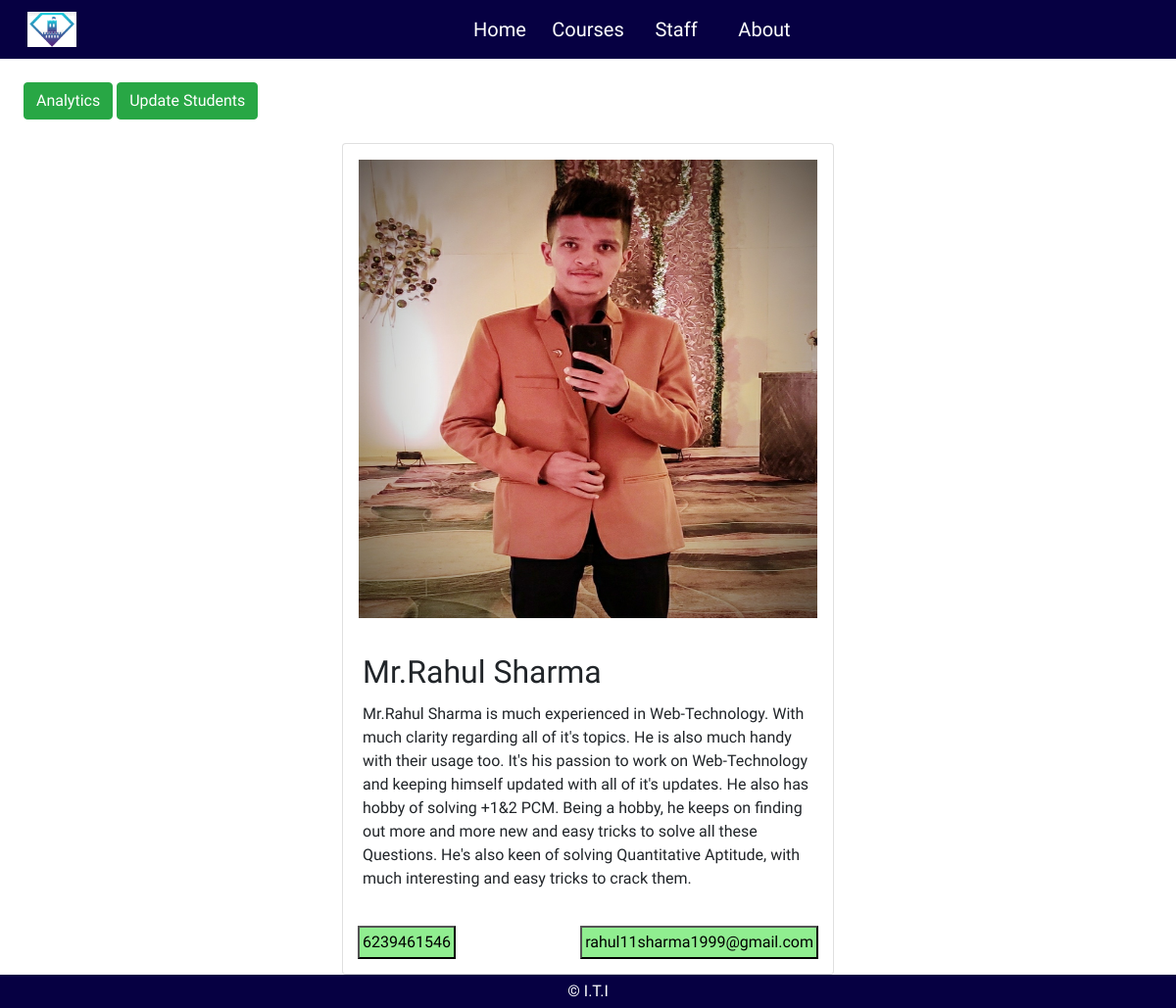
Page /mentor_about.php?name=Mr.Rahul Sharma on the committed database.
### tables this page shows
CREATE TABLE `hcard` (
  `id` int(11) NOT NULL,
  `image` varchar(50) NOT NULL,
  `name` varchar(50) NOT NULL,
  `about` longtext NOT NULL,
  `email` varchar(50) NOT NULL,
  `subject` varchar(50) NOT NULL,
  `contact` bigint(10) NOT NULL
);

### mentor_about.php (the view, shortened to what this page needs)
<?php
include_once "res/content/main.php";
$name = $_GET['name'];
$search = mysqli_query($conn, "SELECT * FROM hcard WHERE name = '$name'");
$data = mysqli_fetch_assoc($search);
?>
<div class="p-4">
    <button class="btn btn-success" onclick="show(['analytics'])">Analytics</button>
    <button class="btn btn-success" onclick="show(['update-students'])">Update Students</button>
</div>
<div class="cards">
    <div class="card">
        <div class="card-img"><img class="w-100 p-3" style="max-width:500px;max-height: 500px;" src="res/images/<?php echo $data['image']; ?>" alt=""></div>
        <div class="card-body">
            <div class="card-title">
                <h2><?php echo $data['name']; ?></h2>
            </div>
            <div style="max-width: 460px;">
                <p><?php echo $data['about']; ?></p>
            </div>
        </div>
        <div>
            <input type="submit" name="contact" id="lft" style="float: left; margin-left:15px;padding: 3px;margin-bottom: 15px;background-color: lightgreen;" value="<?php echo $data['contact']; ?>">
            <input type="submit" style="float: right;margin-right: 15px;padding: 3px;margin-bottom: 15px;background-color: lightgreen;" name="email" value="<?php echo $data['email']; ?>">
        </div>
    </div>
</div>
<?php
include_once "res/content/footer.php";
?>
</body>
</html>

### res/css/style.css (style rules this page uses)
* { font-family: 'Jua'; }
body { display: flex; flex-direction: column; }
.cards { display: flex; justify-content: center; flex-direction: row; flex-wrap: wrap; }

### rows in the picture
hcard: image (picture), name "Mr.Rahul Sharma", about "Mr.Rahul Sharma is much experienced in Web-Technology. With much clarity regarding all of it's topics. He is also much handy with their usage too. It's his passion to work on Web-Technology and keeping himself updated with all of it's updates. He also has hobby of solving +1&2 PCM. Being a hobby, he keeps on finding out more and more new and easy tricks to solve all these Questions. He's also keen of solving Quantitative Aptitude, with much interesting and easy tricks to crack them.", contact "6239461546", email "rahul11sharma1999@gmail.com"
